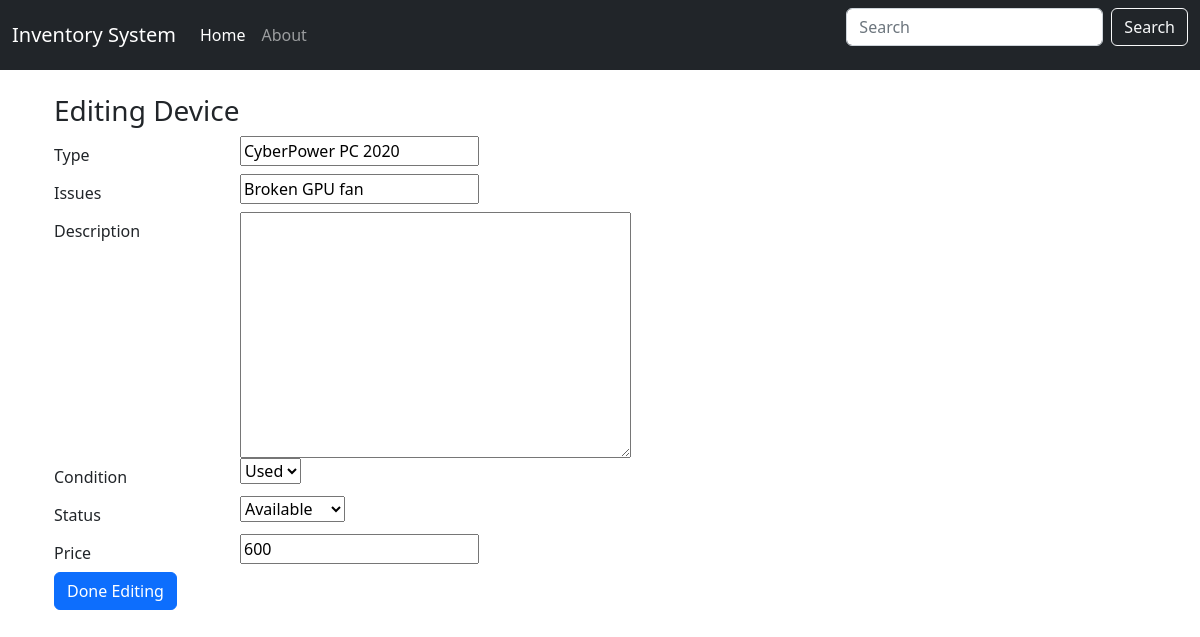
The app's page /edit_desktop/4, older data.
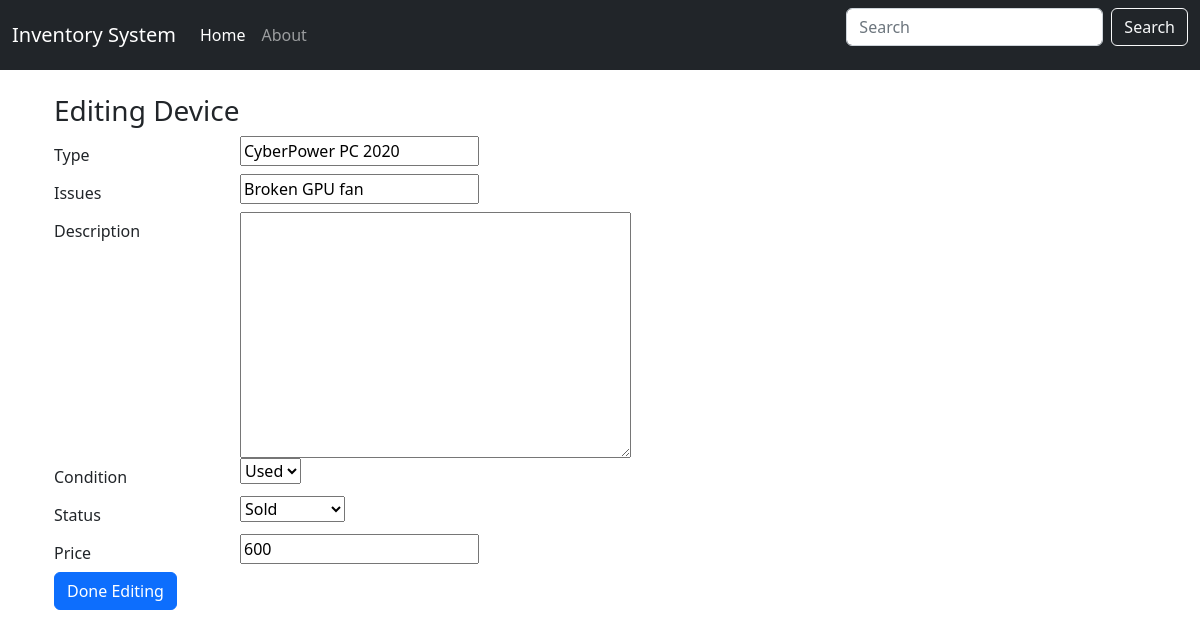
The same page, newer data.
### inventory/models.py (models this page shows, shortened)
class Device(models.Model):
  type = models.CharField(max_length=100, blank=False)
  issues = models.CharField(max_length=100, default='No issues')
  description = models.TextField(max_length=100, blank=True)
  condition = models.CharField(
    max_length=20,
    default = 'New',
    choices = (
      ('New', 'New'),
      ('Used', 'Used'),
    ))
  status = models.CharField(
    max_length=20,
    default = 'Sold',
    choices = (
      ('Sold', 'Sold'),
      ('Available', 'Available'),
      ('Restocking', 'Restocking'),
    ))
  price = models.PositiveIntegerField(default=1)
  class Meta:
    abstract = True #avoids making new models for this class

class Desktop(Device):
  name = "Desktop"
  pass

### inventory/views.py (the view)
# urls.py: re_path(r'^edit_desktop/(?P<pk>\d+)$', edit_desktop, name='edit_desktop'),
def edit_desktop(request, pk):
  return edit_device(request, pk, Desktop, DesktopForm)

### inventory/forms.py
class DesktopForm(forms.ModelForm):
  name = 'Desktop'
  class Meta:
    model = Desktop
    fields = ('type', 'issues', 'description', 'condition', 'status', 'price')

### inventory/views.py (called while the page is built)
def edit_device(request, pk, model, modelForm):
  item = get_object_or_404(model, pk = pk)
  if request.method == 'POST':
    form = modelForm(request.POST, instance = item)
    if form.is_valid():
      form.save()
      return redirect('index')
  else:
    form = modelForm(instance = item)
    return render(request, 'edit_device.html', {'form': form})

### inventory/templates/edit_device.html (shortened to what this page needs)
{% extends 'base.html' %}
{% block body %}
  <div class="container">
    <h3>Editing Device</h3>
    <form method="POST">
      {% for field in form %}
        <div class="form-group row">
          <label for="id_{{ field.name }}" class="col-2 col-form-label"> {{ field.label}} </label>
          <div class="col-10">{{ field }}</div>
        </div>
      {% endfor %}
      <button type="submit" class="btn btn-primary" name="button">Done Editing</button>
    </form>
  </div>
{% endblock %}

Row changes from the older to the newer data that the page shows:
changed Desktop "Broken GPU fan": status "Available" → "Sold"
